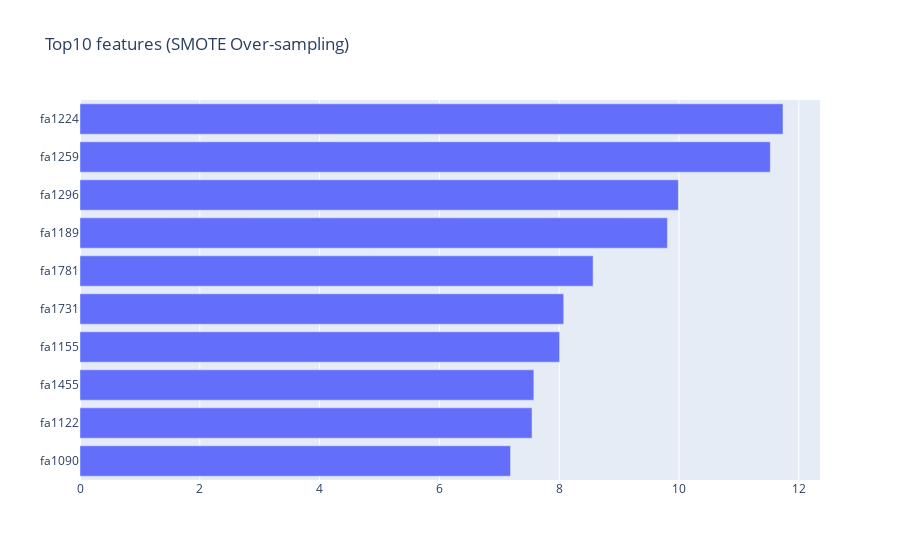

Notebook cell for this chart:
### Markdown cell above
##  3.2. SMOTE Over-sampling

### Code cell
fig = plot_important_features(X_smote, y_smote, "Top10 features (SMOTE Over-sampling)")
fig.write_html('plots/SelectKBest/SMOTE_OS_TopFeatures.html')

### Figure 1 — Plotly figure (JSON) as saved in the notebook; plotly's stock layout.template omitted (floating-point values rounded to 4 significant figures)
{"data": [{"orientation": "h", "type": "bar", "x": [11.74, 11.52, 9.99, 9.807, 8.566, 8.075, 8.007, 7.577, 7.547, 7.188], "y": ["fa1224", "fa1259", "fa1296", "fa1189", "fa1781", "fa1731", "fa1155", "fa1455", "fa1122", "fa1090"]}], "layout": {"title": {"text": "Top10 features (SMOTE Over-sampling)"}, "yaxis": {"autorange": "reversed"}}}
